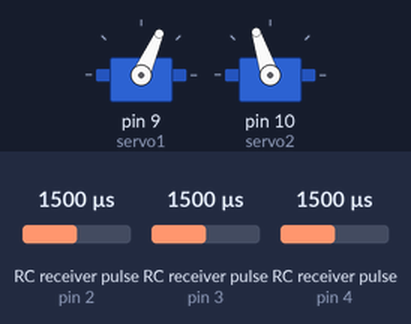
Recording of a sketch running on a simulated Arduino Uno, built with avr-gcc and run on an emulated ATmega328P. Shown: 2 × servo. Wiring (inferred from the names in the program): 3 × RC receiver channel: data pin 2 / data pin 3 / data pin 4. Inputs (shaded band) come from the test bench; at power-on: RC receiver pulse (sensors on pin 2, pin 3, pin 4) 1500 µs.

Above: at 1.2 s.
1.3 s: RC receiver pulse (sensor on pin 2) set to 1020 µs
At 1.65 s:
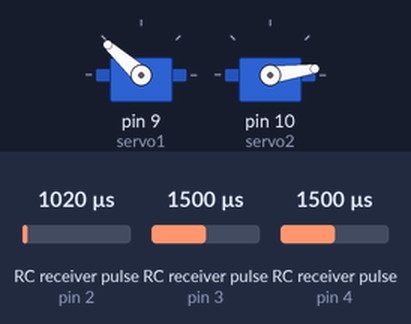
4.3 s: RC receiver pulse (sensor on pin 3) set to 1020 µs
At 4.95 s:
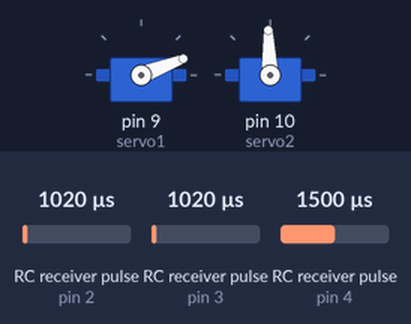
7.3 s: RC receiver pulse (sensor on pin 4) set to 1020 µs
At 7.6 s:
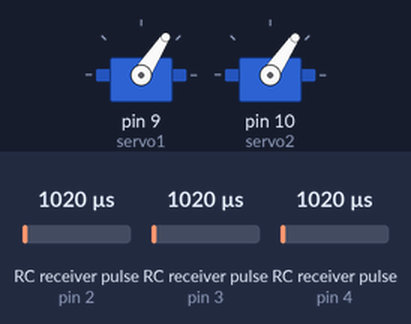
8.8 s: RC receiver pulse (sensor on pin 4) set to 1042 µs
10.3 s: RC receiver pulse (sensor on pin 4) set to 1050 µs
At 10.47 s:
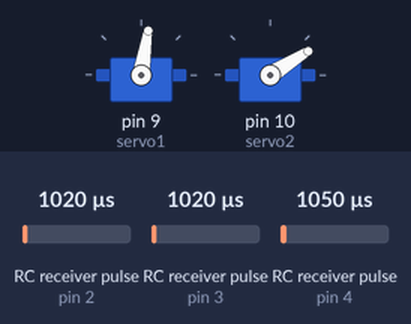
13.3 s: RC receiver pulse (sensor on pin 2) set to 1250 µs
Timing chart, 0 to 17.3 s (numbered marks = the images above; inputs shaded):
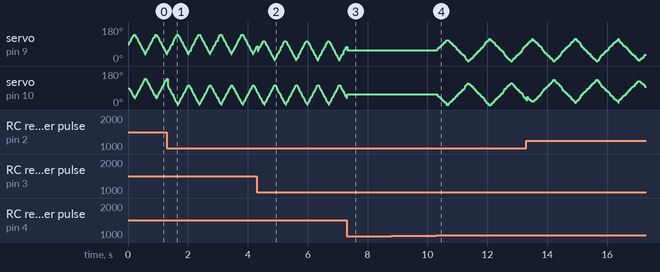

The sketch:

test2.ino
```cpp
#include <Servo.h>

Servo servo1;
Servo servo2;

// ==== Chân RX ====
const int ch1Pin = 2; // trái/phải
const int ch2Pin = 3; // lên/xuống
const int ch3Pin = 4; // ga

volatile unsigned long ch1Start = 0;
volatile unsigned long ch2Start = 0;

int ch1Value = 1500;
int ch2Value = 1500;
int ch3Value = 1000;

int servo1Pos = 90;
int servo2Pos = 90;

int dir1 = 1;
int dir2 = -1;

unsigned long lastUpdate = 0;

// ==== Tham số dễ chỉnh ====
// Bước vỗ cánh
int flapStepLow = 6;  // ga thấp
int flapStepHigh = 5; // ga cao

// Thời gian giữa các bước (ms)
int speedDelayLow = 20; // ga thấp → vừa phải
int speedDelayHigh = 2; // ga cao → cực nhanh

// Hành trình flap
int flapLowMin = 30;   // ga thấp → góc thấp nhất
int flapLowMax = 50;   // ga cao → góc thấp nhất khi hẹp
int flapHighMin = 150; // ga thấp → góc cao nhất
int flapHighMax = 130; // ga cao → góc cao nhất khi hẹp

// Hành trình CH1/CH2 (trái/phải, lên/xuống)
int steerRange = 35;

void setup() {
  servo1.attach(9);
  servo2.attach(10);

  pinMode(ch1Pin, INPUT);
  pinMode(ch2Pin, INPUT);
  pinMode(ch3Pin, INPUT);

  attachInterrupt(digitalPinToInterrupt(ch1Pin), ch1Pulse, CHANGE);
  attachInterrupt(digitalPinToInterrupt(ch2Pin), ch2Pulse, CHANGE);

  servo1.write(servo1Pos);
  servo2.write(servo2Pos);
}

void ch1Pulse() {
  if (digitalRead(ch1Pin)) ch1Start = micros();
  else ch1Value = constrain(micros() - ch1Start, 1000, 2000);
}

void ch2Pulse() {
  if (digitalRead(ch2Pin)) ch2Start = micros();
  else ch2Value = constrain(micros() - ch2Start, 1000, 2000);
}

void loop() {
  unsigned long now = millis();

  int pulse = pulseIn(ch3Pin, HIGH, 25000);
  if (pulse > 0) ch3Value = constrain(pulse, 1000, 2000);

  // ==== Tính tốc độ và step flap theo ga ====
  int speedDelay = map(ch3Value, 1000, 2000, speedDelayLow, speedDelayHigh);
  int flapStep = map(ch3Value, 1000, 2000, flapStepLow, flapStepHigh);

  // ==== Tính hành trình flap theo ga ====
  int flapLow = map(ch3Value, 1000, 2000, flapLowMin, flapLowMax);     // thấp nhất
  int flapHigh = map(ch3Value, 1000, 2000, flapHighMin, flapHighMax); // cao nhất

  if (ch3Value > 1800) {
    speedDelay = speedDelayHigh;
  }

  if (ch3Value > 1800) {
    flapLow  -= 8;   // mở xuống thêm
    flapHigh += 8;   // mở lên thêm
  }

  flapLow  = constrain(flapLow,  10, 170);
  flapHigh = constrain(flapHigh, 10, 170);


  // ==== Vỗ cánh khi ga > 1050 ====
  if (ch3Value > 1050) {
    if (now - lastUpdate >= speedDelay) {
      servo1Pos += dir1 * flapStep;
      servo2Pos += dir2 * flapStep;

      if (servo1Pos >= flapHigh || servo1Pos <= flapLow) dir1 *= -1;
      if (servo2Pos >= flapHigh || servo2Pos <= flapLow) dir2 *= -1;

      lastUpdate = now;
    }
  } else {
    // Ga = 0 → dừng trung tâm
    servo1Pos = 90;
    servo2Pos = 90;
  }

  // ==== Điều hướng CH1/CH2 ====
  int ch1Adj = map(ch1Value, 1000, 2000, -steerRange, steerRange);
  int ch2Adj = map(ch2Value, 1000, 2000, -steerRange, steerRange);

  servo1.write(servo1Pos + ch2Adj);
  servo2.write(servo2Pos + ch1Adj);
}
```

Measured:
- the behaviour switches between 1049 and 1050 µs on RC receiver pulse (sensor on pin 4) (found by bisection; images 3 and 4)
- after the input at 8.8 s, every drawn part: stays the same
